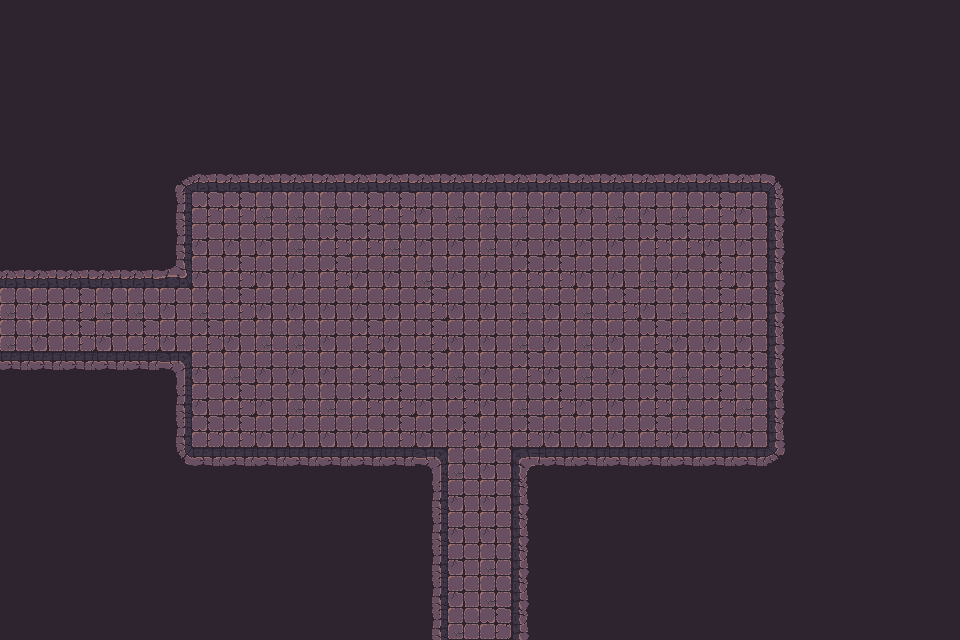

Below is a game level as drawn by its tile map, then a one-line description and the .tmx file that defines it, in full:
An orthogonal 30x20 tile map with 32x32 px tiles, 1 tile layer (Tile layer 1), 2 tilesets and 57 objects.

<map version="1.10" tiledversion="1.11.2" orientation="orthogonal" renderorder="right-down" width="30" height="20" tilewidth="32" tileheight="32" infinite="0" nextlayerid="3" nextobjectid="1">
    <tileset firstgid="1" name="Town Tileset" tilewidth="32" tileheight="32" tilecount="64" columns="8">
        <image source="../../../tiles/World H Tileset.png" trans="ff00ff" width="256" height="256" />
        <tile id="4">
            <objectgroup draworder="index" id="2">
                <object id="1" x="0" y="0" width="32" height="32" />
            </objectgroup>
        </tile>
        <tile id="5">
            <objectgroup draworder="index" id="2">
                <object id="1" x="0" y="0" width="32" height="32" />
            </objectgroup>
        </tile>
        <tile id="6">
            <objectgroup draworder="index" id="2">
                <object id="1" x="0" y="0" width="32" height="32" />
            </objectgroup>
        </tile>
        <tile id="7">
            <objectgroup draworder="index" id="2">
                <object id="1" x="0" y="0" width="32" height="32" />
            </objectgroup>
        </tile>
        <tile id="8">
            <objectgroup draworder="index" id="2">
                <object id="1" x="0" y="0" width="32" height="32" />
            </objectgroup>
        </tile>
        <tile id="10">
            <objectgroup draworder="index" id="2">
                <object id="1" x="0" y="32" width="32" height="0" />
            </objectgroup>
        </tile>
        <tile id="11">
            <objectgroup draworder="index" id="2">
                <object id="1" x="0" y="32" width="32" height="0" />
                <object id="2" x="32" y="0" width="0" height="32" />
            </objectgroup>
        </tile>
        <tile id="12">
            <objectgroup draworder="index" id="2">
                <object id="1" x="32" y="0" width="0" height="32" />
            </objectgroup>
        </tile>
        <tile id="13">
            <objectgroup draworder="index" id="2">
                <object id="1" x="0" y="32" width="32" height="0" />
                <object id="2" x="0" y="32" width="32" height="0" />
                <object id="3" x="0" y="0" width="0" height="32" />
            </objectgroup>
        </tile>
        <tile id="14">
            <objectgroup draworder="index" id="2">
                <object id="1" x="0" y="0" width="0" height="32" />
            </objectgroup>
        </tile>
        <tile id="16">
            <objectgroup draworder="index" id="2">
                <object id="1" x="0" y="0" width="32" height="32" />
            </objectgroup>
        </tile>
        <tile id="24">
            <objectgroup draworder="index" id="2">
                <object id="1" x="0" y="0" width="32" height="32" />
            </objectgroup>
        </tile>
    </tileset>
    <tileset firstgid="65" name="Dungeon Crawler Tileset" tilewidth="32" tileheight="32" tilecount="100" columns="10">
        <image source="../../../tiles/Dungeon_Tile.png" trans="" width="320" height="320" />
        <tile id="2">
            <objectgroup draworder="index" id="2">
                <object id="1" x="0" y="0" width="32" height="32" />
            </objectgroup>
        </tile>
        <tile id="3">
            <objectgroup draworder="index" id="2">
                <object id="1" x="0" y="0" width="32" height="32" />
            </objectgroup>
        </tile>
        <tile id="4">
            <objectgroup draworder="index" id="2">
                <object id="1" x="0" y="0" width="32" height="32" />
            </objectgroup>
        </tile>
        <tile id="5">
            <objectgroup draworder="index" id="2">
                <object id="1" x="0" y="0" width="32" height="32" />
            </objectgroup>
        </tile>
        <tile id="6">
            <objectgroup draworder="index" id="2">
                <object id="1" x="0" y="0" width="32" height="32" />
            </objectgroup>
        </tile>
        <tile id="8">
            <objectgroup draworder="index" id="2">
                <object id="1" x="0" y="0" width="32" height="32" />
            </objectgroup>
        </tile>
        <tile id="12">
            <objectgroup draworder="index" id="2">
                <object id="1" x="0" y="0" width="32" height="32" />
            </objectgroup>
        </tile>
        <tile id="13">
            <objectgroup draworder="index" id="2">
                <object id="1" x="0" y="0" width="32" height="32" />
            </objectgroup>
        </tile>
        <tile id="14">
            <objectgroup draworder="index" id="2">
                <object id="1" x="0" y="0" width="32" height="32" />
            </objectgroup>
        </tile>
        <tile id="15">
            <objectgroup draworder="index" id="2">
                <object id="1" x="0" y="0" width="32" height="32" />
            </objectgroup>
        </tile>
        <tile id="16">
            <objectgroup draworder="index" id="2">
                <object id="1" x="0" y="0" width="32" height="32" />
            </objectgroup>
        </tile>
        <tile id="18">
            <objectgroup draworder="index" id="2">
                <object id="1" x="0" y="0" width="32" height="32" />
            </objectgroup>
        </tile>
        <tile id="22">
            <objectgroup draworder="index" id="2">
                <object id="1" x="0" y="0" width="32" height="32" />
            </objectgroup>
        </tile>
        <tile id="23">
            <objectgroup draworder="index" id="2">
                <object id="1" x="0" y="0" width="32" height="32" />
            </objectgroup>
        </tile>
        <tile id="24">
            <objectgroup draworder="index" id="2">
                <object id="1" x="0" y="0" width="32" height="32" />
            </objectgroup>
        </tile>
        <tile id="25">
            <objectgroup draworder="index" id="2">
                <object id="1" x="0" y="0" width="32" height="32" />
            </objectgroup>
        </tile>
        <tile id="26">
            <objectgroup draworder="index" id="2">
                <object id="1" x="0" y="0" width="32" height="32" />
            </objectgroup>
        </tile>
        <tile id="28">
            <objectgroup draworder="index" id="2">
                <object id="1" x="0" y="0" width="32" height="32" />
            </objectgroup>
        </tile>
        <tile id="32">
            <objectgroup draworder="index" id="2">
                <object id="1" x="0" y="0" width="32" height="32" />
            </objectgroup>
        </tile>
        <tile id="33">
            <objectgroup draworder="index" id="2">
                <object id="1" x="0" y="0" width="32" height="32" />
            </objectgroup>
        </tile>
        <tile id="34">
            <objectgroup draworder="index" id="2">
                <object id="1" x="0" y="0" width="32" height="32" />
            </objectgroup>
        </tile>
        <tile id="35">
            <objectgroup draworder="index" id="2">
                <object id="1" x="0" y="0" width="32" height="32" />
            </objectgroup>
        </tile>
        <tile id="36">
            <objectgroup draworder="index" id="2">
                <object id="1" x="0" y="0" width="32" height="32" />
            </objectgroup>
        </tile>
        <tile id="38">
            <objectgroup draworder="index" id="2">
                <object id="1" x="0" y="0" width="32" height="32" />
            </objectgroup>
        </tile>
        <tile id="42">
            <objectgroup draworder="index" id="2">
                <object id="1" x="0" y="0" width="32" height="32" />
            </objectgroup>
        </tile>
        <tile id="43">
            <objectgroup draworder="index" id="2">
                <object id="1" x="0" y="0" width="32" height="32" />
            </objectgroup>
        </tile>
        <tile id="44">
            <objectgroup draworder="index" id="2">
                <object id="1" x="0" y="0" width="32" height="32" />
            </objectgroup>
        </tile>
        <tile id="45">
            <objectgroup draworder="index" id="2">
                <object id="1" x="0" y="0" width="32" height="32" />
            </objectgroup>
        </tile>
        <tile id="46">
            <objectgroup draworder="index" id="2">
                <object id="1" x="0" y="0" width="32" height="32" />
            </objectgroup>
        </tile>
        <tile id="48">
            <objectgroup draworder="index" id="2">
                <object id="1" x="0" y="0" width="32" height="32" />
            </objectgroup>
        </tile>
        <tile id="52">
            <objectgroup draworder="index" id="2">
                <object id="1" x="0" y="0" width="32" height="32" />
            </objectgroup>
        </tile>
        <tile id="53">
            <objectgroup draworder="index" id="2">
                <object id="1" x="0" y="0" width="32" height="32" />
            </objectgroup>
        </tile>
        <tile id="54">
            <objectgroup draworder="index" id="2">
                <object id="1" x="0" y="0" width="32" height="32" />
            </objectgroup>
        </tile>
        <tile id="55">
            <objectgroup draworder="index" id="2">
                <object id="1" x="0" y="0" width="32" height="32" />
            </objectgroup>
        </tile>
        <tile id="56">
            <objectgroup draworder="index" id="2">
                <object id="1" x="0" y="0" width="32" height="32" />
            </objectgroup>
        </tile>
        <tile id="58">
            <objectgroup draworder="index" id="2">
                <object id="1" x="0" y="0" width="32" height="32" />
            </objectgroup>
        </tile>
        <tile id="62">
            <objectgroup draworder="index" id="2">
                <object id="1" x="0" y="0" width="32" height="32" />
            </objectgroup>
        </tile>
        <tile id="63">
            <objectgroup draworder="index" id="2">
                <object id="1" x="0" y="0" width="32" height="32" />
            </objectgroup>
        </tile>
        <tile id="64">
            <objectgroup draworder="index" id="2">
                <object id="1" x="0" y="0" width="32" height="32" />
            </objectgroup>
        </tile>
        <tile id="65">
            <objectgroup draworder="index" id="2">
                <object id="1" x="0" y="0" width="32" height="32" />
            </objectgroup>
        </tile>
        <tile id="66">
            <objectgroup draworder="index" id="2">
                <object id="1" x="0" y="0" width="32" height="32" />
            </objectgroup>
        </tile>
        <tile id="68">
            <objectgroup draworder="index" id="2">
                <object id="1" x="0" y="0" width="32" height="32" />
            </objectgroup>
        </tile>
    </tileset>
    <layer id="1" name="Tile layer 1" width="30" height="20">
        <data encoding="csv">
122,122,122,122,122,122,122,122,122,122,122,122,122,122,122,122,122,122,122,122,122,122,122,122,122,122,122,122,122,122,
122,122,122,122,122,122,122,122,122,122,122,122,122,122,122,122,122,122,122,122,122,122,122,122,122,122,122,122,122,122,
122,122,122,122,122,122,122,122,122,122,122,122,122,122,122,122,122,122,122,122,122,122,122,122,122,122,122,122,122,122,
122,122,122,122,122,122,122,122,122,122,122,122,122,122,122,122,122,122,122,122,122,122,122,122,122,122,122,122,122,122,
122,122,122,122,122,122,122,122,122,122,122,122,122,122,122,122,122,122,122,122,122,122,122,122,122,122,122,122,122,122,
122,122,122,122,122,67,68,68,68,68,68,68,68,68,68,68,68,68,68,68,68,68,68,68,69,122,122,122,122,122,
122,122,122,122,122,77,65,65,66,66,66,65,65,75,66,66,66,75,75,66,75,66,65,75,79,122,122,122,122,122,
122,122,122,122,122,77,75,75,75,66,65,65,66,75,75,66,75,75,75,75,65,65,75,75,79,122,122,122,122,122,
68,68,68,68,68,103,75,65,75,75,65,75,75,66,75,75,65,65,75,75,66,75,65,75,79,122,122,122,122,122,
66,75,65,66,66,75,66,65,75,75,75,75,75,65,75,75,66,75,66,65,75,66,65,75,79,122,122,122,122,122,
66,75,65,75,65,75,65,75,66,66,75,65,75,65,75,75,66,75,66,75,65,75,75,75,79,122,122,122,122,122,
88,88,88,88,88,73,75,66,75,75,75,65,66,65,66,75,65,75,66,75,65,66,65,65,79,122,122,122,122,122,
122,122,122,122,122,77,75,65,75,66,66,65,65,75,65,75,66,65,75,75,65,66,65,66,79,122,122,122,122,122,
122,122,122,122,122,77,65,65,75,75,75,75,65,75,65,75,65,75,75,75,65,75,75,75,79,122,122,122,122,122,
122,122,122,122,122,87,88,88,88,88,88,88,88,73,66,75,70,88,88,88,88,88,88,88,89,122,122,122,122,122,
122,122,122,122,122,122,122,122,122,122,122,122,122,77,75,75,79,122,122,122,122,122,122,122,122,122,122,122,122,122,
122,122,122,122,122,122,122,122,122,122,122,122,122,77,75,75,79,122,122,122,122,122,122,122,122,122,122,122,122,122,
122,122,122,122,122,122,122,122,122,122,122,122,122,77,75,66,79,122,122,122,122,122,122,122,122,122,122,122,122,122,
122,122,122,122,122,122,122,122,122,122,122,122,122,77,75,66,79,122,122,122,122,122,122,122,122,122,122,122,122,122,
122,122,122,122,122,122,122,122,122,122,122,122,122,77,66,65,79,122,122,122,122,122,122,122,122,122,122,122,122,122
        </data>
    </layer>
</map>
